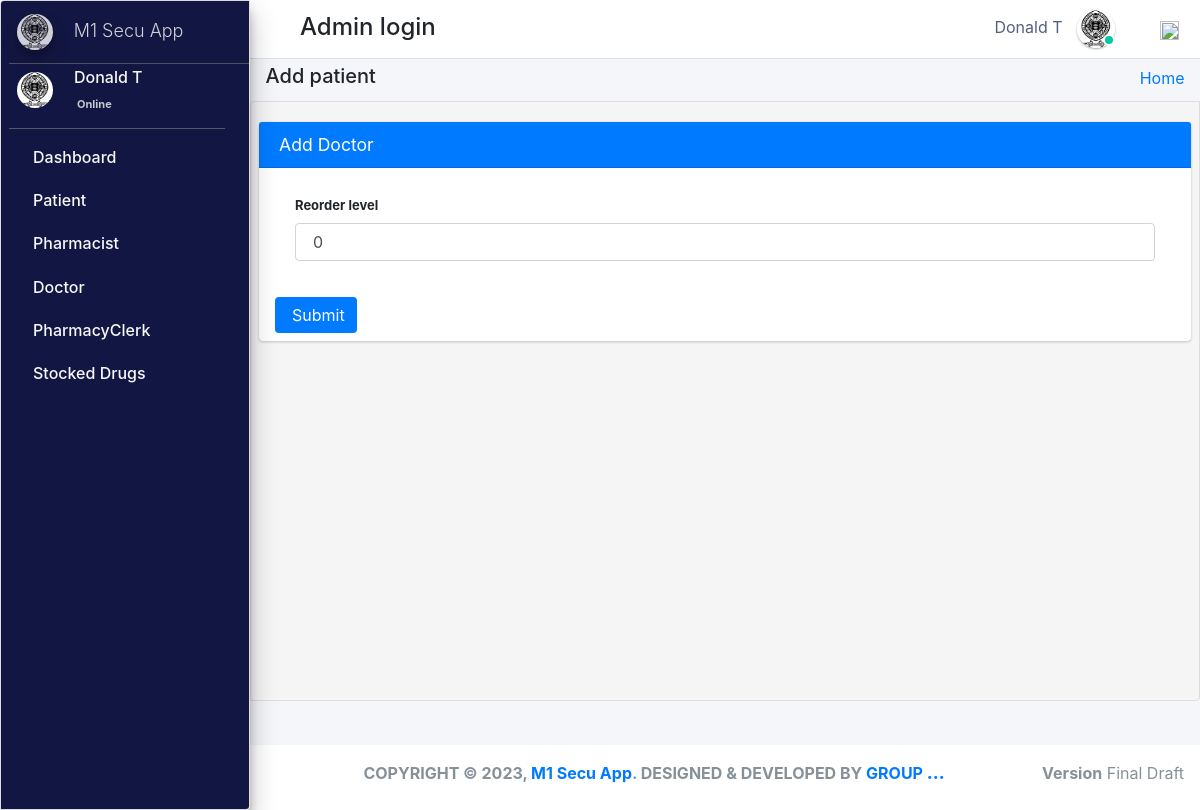
The page /admin_user/reorder_level/19/ (signed in) on the database its author committed.
### pharmacy/models.py (models this page shows, shortened)
class CustomUser(AbstractUser):
    user_type_data = ((1, "AdminHOD"), (2, "Pharmacist"), (3, "Doctor"), (4, "PharmacyClerk"),(5, "Patients"))
    user_type = models.CharField(default=1, choices=user_type_data, max_length=10)

class AdminHOD(models.Model):
    gender_category=(
        ('Male','Male'),
        ('Female','Female'),
    )
    admin = models.OneToOneField(CustomUser,null=True, on_delete = models.CASCADE)
    emp_no= models.CharField(max_length=100,null=True,blank=True)
    gender=models.CharField(max_length=100,null=True,choices=gender_category)
    mobile=models.CharField(max_length=10,null=True,blank=True)
    address=models.CharField(max_length=300,null=True,blank=True)
    profile_pic=models.ImageField(default="admin.png",null=True,blank=True)
    created_at = models.DateTimeField(auto_now_add=True)
    updated_at = models.DateTimeField(auto_now=True)
    date_employed=models.DateTimeField(auto_now_add=True, auto_now=False)
    objects = models.Manager()

class Stock(models.Model):
    category = models.ForeignKey(Category,null=True,on_delete=models.CASCADE,blank=True)
    drug_imprint=models.CharField(max_length=6 ,blank=True, null=True)
    drug_name = models.CharField(max_length=50, blank=True, null=True)
    drug_color = models.CharField(max_length=50, blank=True, null=True)
    drug_shape = models.CharField(max_length=50, blank=True, null=True)
    quantity = models.IntegerField(default='0', blank=True, null=True)
    receive_quantity = models.IntegerField(default='0', blank=True, null=True)
    reorder_level = models.IntegerField(default='0', blank=True, null=True)
    manufacture= models.CharField(max_length=50, blank=True, null=True)
    last_updated = models.DateTimeField(auto_now_add=False, auto_now=True)
    timestamp = models.DateTimeField(auto_now_add=True, auto_now=False)
    drug_strength= models.CharField(max_length=10, blank=True, null=True)
    valid_from = models.DateTimeField(blank=True, null=True,default=timezone.now)
    valid_to = models.DateTimeField(blank=False, null=True)
    drug_description=models.TextField(blank=True,max_length=1000,null=True)
    drug_pic=models.ImageField(default="images2.png",null=True,blank=True)
    objects = ExpiredManager()

### pharmacy/HODViews.py (the view)
# urls.py: path('admin_user/reorder_level/<str:pk>/', HODViews.reorder_level, name="reorder_level"),
def reorder_level(request, pk):
    queryset = Stock.objects.get(id=pk)
    form = ReorderLevelForm(request.POST or None, instance=queryset)
    if form.is_valid():
        instance = form.save(commit=False)
        instance.save()
        messages.success(request, "Reorder level for " + str(instance.drug_name) + " is updated to " + str(instance.reorder_level))
        return redirect("manage_stock")
    context ={
        "instance": queryset,
        "form": form,
        "title":"Reorder Level"
    }
    return render(request,'hod_templates/reorder_level.html',context)

### pharmacy/forms.py
class ReorderLevelForm(forms.ModelForm):
	class Meta:
		model = Stock
		fields = ['reorder_level']

### pharmacy/LoginCheckMiddleWare.py (called while the page is built, shortened)
    def process_view(self, request, view_func, view_args, view_kwargs):
        modulename = view_func.__module__
        user = request.user
        if user.is_authenticated:
            if user.user_type == "1":
                if modulename == "pharmacy.HODViews":
                    pass
                elif modulename == "":
                    pass
                elif modulename == "pharmacy.views" or modulename == "django.views.static":
                    pass
                else:
                    pass
            else:
                return redirect("login")
        else:
            if request.path == reverse("login"):
                pass
            else:
                return redirect("login")

### pharmacy/models.py (called while the page is built)
    def get_queryset(self):
        return super().get_queryset().annotate(
            expired=ExpressionWrapper(Q(valid_to__lt=Now()), output_field=BooleanField())
        )

### pharmacy/templates/hod_templates/reorder_level.html (shortened to what this page needs)
{% extends 'hod_templates/base_template.html'%} {% load crispy_forms_tags %} {% block page_title %}
<h5>Add patient</h5>
{% endblock page_title %} {% block main_content %}
<section class="content">
    <div class="row">
        <div class="col-md-12">
            <div class="card card-primary">
                <div class="card-header">
                    <h3 class="card-title">Add Doctor</h3>
                </div>
                <form method="POST" style="font-size:13px;" class='px-3 py-2'>
                    <div class="card-body">
                        {{form|crispy}}
                    </div>
                    <input type="submit" class="btn btn-primary">
                </form>
            </div>
        </div>
    </div>
</section>
{% endblock main_content %}

### pharmacy/templates/hod_templates/base_template.html (shortened to what this page needs)
{% extends 'base_file.html' %} {% block htm %}
<body class="hold-transition sidebar-mini layout-fixed">
    <div class="wrapper">
        <nav class="main-header navbar navbar-expand navbar-white navbar-light">
            <ul class="navbar-nav">
                <li class="nav-item">
                    <a class="nav-link" data-widget="pushmenu" href="#" role="button"></a>
                </li>
            </ul>
            <h4 style="margin-left: 10px; margin-top: 5px;">Admin login </h4>
            <ul class="navbar-nav ml-auto">
                <li class="mx-3">
                    <a href="#" class="sm-submenu-with-image a">
                        <span>{{user.first_name}}  {{user.last_name}}</span>
                        <img src="{{request.user.adminhod.profile_pic.url}}" class="img-circle elevation-1" width="38" height="38" alt="">
                        <span class="avatar-status avatar-sm-status avatar-status-success"></span>
                    </a>
                </li>
                <li class="nav-item dropdown ml-3 low">
                    <a href="#" class="btn btn-outlined btn-black text-muted bg-transparent " data-toggle="dropdown" aria-expanded="false" data-wow-delay="0.7s"><img src="https://img.icons8.com/ios/50/000000/settings.png" width="19" height="19">
                    </a>
                </li>
            </ul>
        </nav>
        {% include 'hod_templates/sidebar.html'%}
        <div class="content-wrapper">
            <div class="content-header">
                <div class="container-fluid">
                    <div class="row ">
                        <div class="col-sm-6">
                            <h1 class="m-0 text-dark">
                                {% block page_title %} {% endblock page_title %}
                            </h1>
                        </div>
                        <div class="col-sm-6 ">
                            <ol class="breadcrumb float-sm-right">
                                <li class="breadcrumb-item"><a href="">Home</a></li>
                            </ol>
                        </div>
                    </div>
                </div>
            </div>
            {% block main_content %} {% endblock main_content %}
        </div>
        {% include 'hod_templates/footer.html'%}
    </div>
    {% endblock htm %}

### pharmacy/templates/hod_templates/sidebar.html (shortened to what this page needs)
<aside class="main-sidebar sidebar-dark-primary elevation-4">
    <a href="" class="brand-link ml-2">
        <img src="{{request.user.adminhod.profile_pic.url}}" alt="" width="36" height="36" class=" img-circle elevation-3" style="opacity: .8">
        <span class="brand-text font-weight-light mt-1 ml-3 mmust">M1 Secu App</span>
    </a>
    <div class="sidebar">
        <div class="user-panel mr-3">
            <div class="pull-left image sm-submenu-with-image a ml-2 ">
                <img src="{{request.user.adminhod.profile_pic.url}}" class="img-circle mt-2" width="36" height="36" alt="User Image">
            </div>
            <div class="pull-left info">
                <p>{{user.first_name}} {{user.last_name}}</p>
                <a href="#"> Online</a>
            </div>
        </div>
        <nav class="mt-2">
            <ul class="nav nav-pills nav-sidebar flex-column" data-widget="treeview" role="menu" data-accordion="false">
                <li class="nav-item">
                    <a href="{% url  'admin_dashboard' %}" class="nav-link">
                        <p>
                            Dashboard
                        </p>
                    </a>
                </li>
                <li class="nav-item">
                    <a href="#" class="nav-link">
                        <p>
                            Patient
                        </p>
                    </a>
                </li>
                <li class="nav-item">
                    <a href="#" class="nav-link">
                        <p>
                            Pharmacist
                        </p>
                    </a>
                </li>
                <li class="nav-item">
                    <a href="#" class="nav-link">
                        <p>
                            Doctor
                        </p>
                    </a>
                </li>
                <li class="nav-item">
                    <a href="#" class="nav-link">
                        <p>
                            PharmacyClerk
                        </p>
                    </a>
                </li>
                <li class="nav-item">
                    <a href="#" class="nav-link">
                        <p>
                            Stocked Drugs
                        </p>
                    </a>
                </li>
            </ul>
        </nav>
    </div>
</aside>

### static/css/main.css (style rules this page uses)
html { font-family: sans-serif; line-height: 1.15; -webkit-text-size-adjust: 100%; -webkit-tap-highlight-color: transparent; }
body { overflow-y: hidden; overflow-x: hidden; font-family: -apple-system, BlinkMacSystemFont, "Segoe UI", Roboto, "Helvetica Neue", Arial, "Noto Sans", sans-serif, "Apple Color Emoji", "Segoe UI Emoji", "Segoe UI Symbol", "Noto Color Emoji" !important; }
.content { background-color: #f5f5f5; border: 1px solid #dddddd; border-radius: 4px 0px 4px 0px; left: -1px; padding: 10px 7px 5px; }
.main-sidebar { background: #ffffff; border: 1px solid #dddddd; border-radius: 4px 0px 4px 0px; font-weight: bold; }
.content { height: 75vh; overflow-y: scroll; overflow-x: hidden; }
.content .row { margin-top: 20px !important; }
.main-sidebar { background-color: #121642 !important; color: white !important; }
.main-sidebar p { color: #f8f8f8 !important; font-weight: 500 !important }
.btn-primary { outline: none !important; border: none !important; }
.avatar-status { position: absolute; bottom: 12px; right: 75.4px; display: -ms-inline-flexbox; display: inline-flex; -ms-flex-negative: 0; flex-shrink: 0; -ms-flex-pack: center; justify-content: center; -ms-flex-align: center; align-items: center; white-space: nowrap; text-align: center; vertical-align: baseline; font-weight: 600; border: .125rem solid #fff; width: 12px; height: 12px; line-height: 1; font-size: .71094rem; border-radius: 50%; }
.avatar-status-success { color: #fff; background-color: #00c9a7; }
.pull-left { float: left; }
.pull-left { float: left!important; }
.user-panel>.info { padding: 5px 5px 5px 15px; line-height: 1; position: absolute; left: 55px; }
.user-panel>.info>p { font-weight: 600; margin-bottom: 9px; }
p { margin: 0 0 10px; }
.user-panel { padding-bottom: 20px; }
.user-panel:after { clear: both; }
.user-panel:before, .user-panel:after { content: " "; display: table; }
.user-panel>.info>a { text-decoration: none; padding-right: 5px; margin-top: 3px; font-size: 11px; overflow: hidden; white-space: nowrap; }
.mmust { overflow: hidden; white-space: nowrap; font-size: 18px; }
.container-fluid { width: 100%; padding-right: 15px; padding-left: 15px; margin-right: auto; margin-left: auto; }
.row { display: flex; flex-wrap: wrap; margin-right: -15px; margin-left: -15px; }
input { text-indent: 5px !important; }
input::placeholder { text-indent: 5px !important; }
.img-circle { border-radius: 50%; }
.content-wrapper .content-header { padding: 5px 0.5rem !important; }

### static/css/profile.css (style rules this page uses)
li { list-style-type: none ! }
.form-control { font-size: .875rem; }
.navbar-nav span { color: #525f7f !important; margin-right: 10px !important; }
body { font-family: 'Rubik', sans-serif; height: 100% !important; }
input { text-indent: 5px !important; }
input::placeholder { text-indent: 5px !important; }

### rows shown on the page
CustomUser: first_name "Donald T", user.adminhod.profile_pic (picture)
Stock: reorder_level "0"
